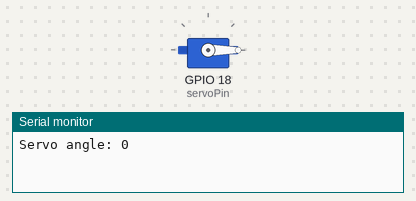
This sketch was run on a simulated ESP32. Shown: servo, the last lines printed to the serial monitor.

Above: at 0.05 s.
At 4.45 s:
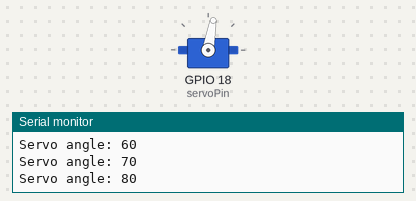
At 8.95 s:
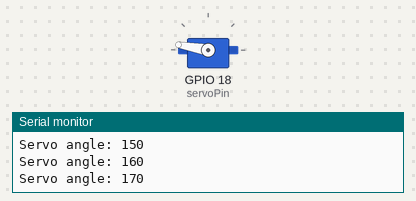
At 17.95 s:
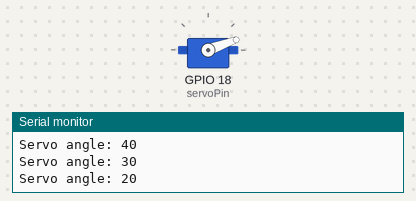
Timing chart, 0 to 24.7 s (numbered marks = the images above):
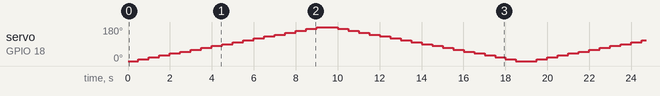

The sketch:

servo_test.ino
```cpp
#include <ESP32Servo.h>

const int servoPin = 18;
Servo myServo;

void setup() {
  Serial.begin(115200);
  myServo.setPeriodHertz(50);
  myServo.attach(servoPin, 500, 2400);
}

void loop() {
  // Sweep from 0 to 180
  for (int angle = 0; angle <= 180; angle += 10) {
    myServo.write(angle);
    Serial.print("Servo angle: ");
    Serial.println(angle);
    delay(500);
  }
  // Sweep from 180 to 0
  for (int angle = 180; angle >= 0; angle -= 10) {
    myServo.write(angle);
    Serial.print("Servo angle: ");
    Serial.println(angle);
    delay(500);
  }
} 
```
